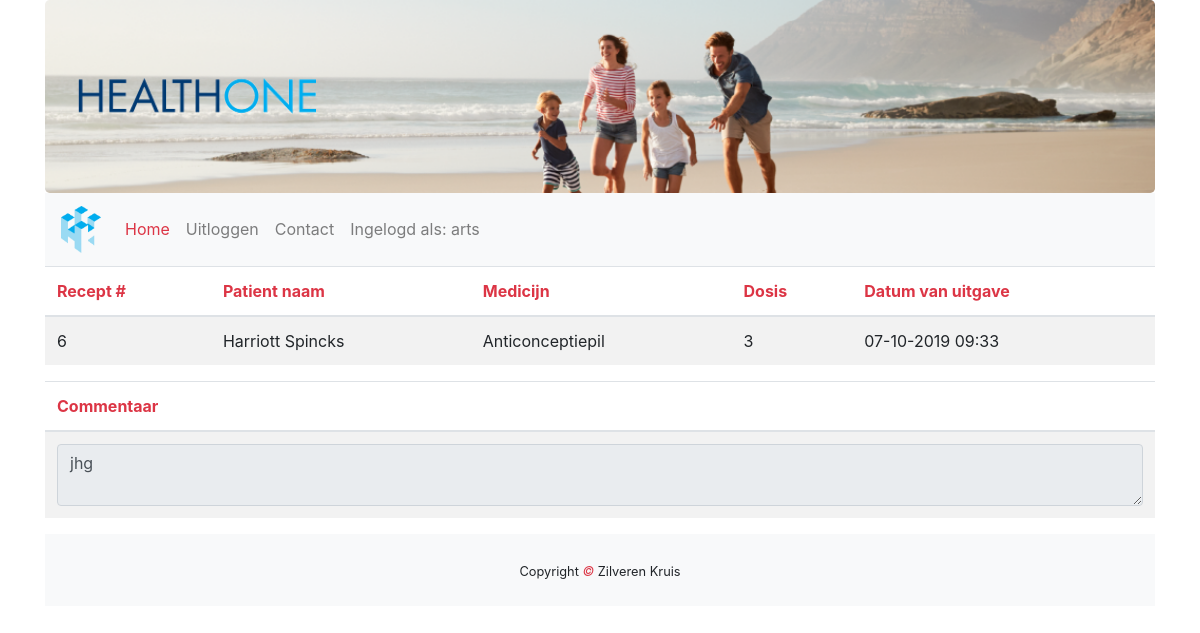
Screenshot of /huisarts/recept_info.php?id=6 (signed in) with the database file from the repository.
### tables this page shows
CREATE TABLE `recept` (
  `recept_id` int(11) UNSIGNED NOT NULL,
  `patient_id` int(45) UNSIGNED NOT NULL,
  `dosis` varchar(45) DEFAULT NULL,
  `herhalingsrecept` tinyint(4) DEFAULT NULL,
  `medicijn_id` int(11) UNSIGNED NOT NULL,
  `commentaar` text NOT NULL,
  `datum` text NOT NULL,
  `afgehandeld` tinyint(1) NOT NULL DEFAULT 0
);

CREATE TABLE `patient` (
  `patient_id` int(255) NOT NULL,
  `naam` varchar(255) NOT NULL,
  `email` varchar(255) NOT NULL,
  `telefoon` varchar(255) NOT NULL,
  `geboortedatum` date NOT NULL,
  `adres` varchar(255) NOT NULL,
  `verzekeringnummer` int(255) NOT NULL,
  `arts_id` int(11) NOT NULL
);

CREATE TABLE `medicijn` (
  `id` int(11) NOT NULL,
  `naam` varchar(45) DEFAULT NULL,
  `fabrikant` varchar(50) DEFAULT NULL,
  `vergoeding` tinyint(1) NOT NULL DEFAULT 0,
  `bijwerkingen` varchar(255) DEFAULT NULL,
  `effect` varchar(255) DEFAULT NULL,
  `prijs` double(10,2) DEFAULT NULL
);

### huisarts/recept_info.php (the view, shortened to what this page needs)
<!DOCTYPE html>
<html lang="en">
<head>
    <link rel="stylesheet" href="https://maxcdn.bootstrapcdn.com/bootstrap/4.3.1/css/bootstrap.min.css">
    <link rel="stylesheet" href="../css/index.css">
</head>
<body>
<div class="container">
    <div class="jumbotron text-center">
    <div class="row">
        <div class="col-sm-3">
            <img class="d-none d-sm-block img-fluid" src="../img/healthtwo_text_transparent.png" alt="Logo">
        </div>
    </div>
</div>
<nav class="navbar navbar-expand-sm bg-light navbar-light sticky-top">
            <a class="navbar-brand" href="index.php">
                <img class="navbrand" src="../img/healthtwo_logo_transparent.png" alt="Logo">
            </a>
            <div class="collapse navbar-collapse" id="collapse_target">
                <ul class="navbar-nav">
                    <li class="nav-item active">
                        <a class="nav-link text-danger" href="index.php">Home</a>
                    </li>
                    <?php
                    if(isset($_SESSION['functie']) && $_SESSION['functie'] != null) {
                        echo '<li class="nav-item"><a class="nav-link" href="../uitloggen.php">Uitloggen</a></li>';
                    }
                    ?>
                    <li class="nav-item">
                        <a class="nav-link" href="../contact.php">Contact</a>
                    </li>
                    <?php
                    if(isset($_SESSION['functie'])) {
                    echo '<li class="nav-item">
                    <a class="nav-link" href="#">Ingelogd als: ' . $_SESSION['functie'] .'</a></li>';
                }
                ?>
                </ul>
            </div>
        </nav>
<div class="table-responsive">
    <table class="table table-striped">
        <thead>
            <tr>
                <th class="text-danger">Recept #</th>
                <th class="text-danger">Patient naam</th>
                <th class="text-danger">Medicijn</th>
                <th class="text-danger">Dosis</th>
                <th class="text-danger">Datum van uitgave</th>
            </tr>
        </thead>
        <tbody>
            <?php
            try {
                    $db = new PDO("mysql:host=localhost;dbname=healthone","root","");
                    $recept_id = $_GET['id'];
                    $query = $db->prepare("SELECT * FROM recept WHERE recept_id = $recept_id");
                    $query->execute();
                    $result = $query->fetchAll(PDO::FETCH_ASSOC);
                    foreach ($result as &$data){
                        $dosis = $data['dosis'];
                        $id = $data['patient_id'];
                        $medicijn_id = $data['medicijn_id'];
                        $query2 = $db->prepare("SELECT * FROM patient WHERE patient_id = $id");
                        $query2->execute();
                        $result2 = $query2->fetchAll(PDO::FETCH_ASSOC);
                        echo "<tr>";
                        echo "<td>".$data['recept_id']."</td>";
                        foreach ($result2 as &$data2) {
                            echo "<td>".$data2['naam'] ."</td>";
                            $query3 = $db->prepare("SELECT * FROM medicijn WHERE id = $medicijn_id");
                            $query3->execute();
                            $result3 = $query3->fetchAll(PDO::FETCH_ASSOC);
                            foreach ($result3 as &$data3) {
                                echo "<td>".$data3['naam'] ."</td>";
                            }
                        }
                        echo "<td>".$dosis."</td>";
                        echo "<td>".$data['datum']."</td>";
                        echo "</tr>";
                    }
                }
                catch(PDOException $e){
                    die("OEPS iets is fout!".$e->getMessage());
                }
            ?>
        </tbody>
    </table>
</div>
<table class="table table-striped">
    <thead>
    <tr>
        <th class="text-danger">Commentaar<br></th>
    </tr>
    </thead>
    <tbody>
    <td><textarea class="form-control" readonly><?php echo $data['commentaar']; ?></textarea></td>
    </tbody>
</table>
<footer class="py-4 bg-light text-dark-50 text-center">
    <small>Copyright <em class="text-danger"> &copy; </em>Zilveren Kruis</small>
</footer>
</body>
</html>

### css/index.css (style rules this page uses)
.jumbotron { margin-bottom: 0; background-image: url(../img/zilverenkruis_jumbotron.png); background-repeat: no-repeat; -webkit-background-size: cover; -o-background-size: cover; background-size: cover; }
.navbrand { width:40px; }
a { color: black; }

### rows the page displays
recept: recept "6", dosis "3", datum "07-10-2019 09:33", commentaar "jhg"
patient: naam "Harriott Spincks"
medicijn: naam "Anticonceptiepil"

### other values shown
$_SESSION['functie'] "arts"
